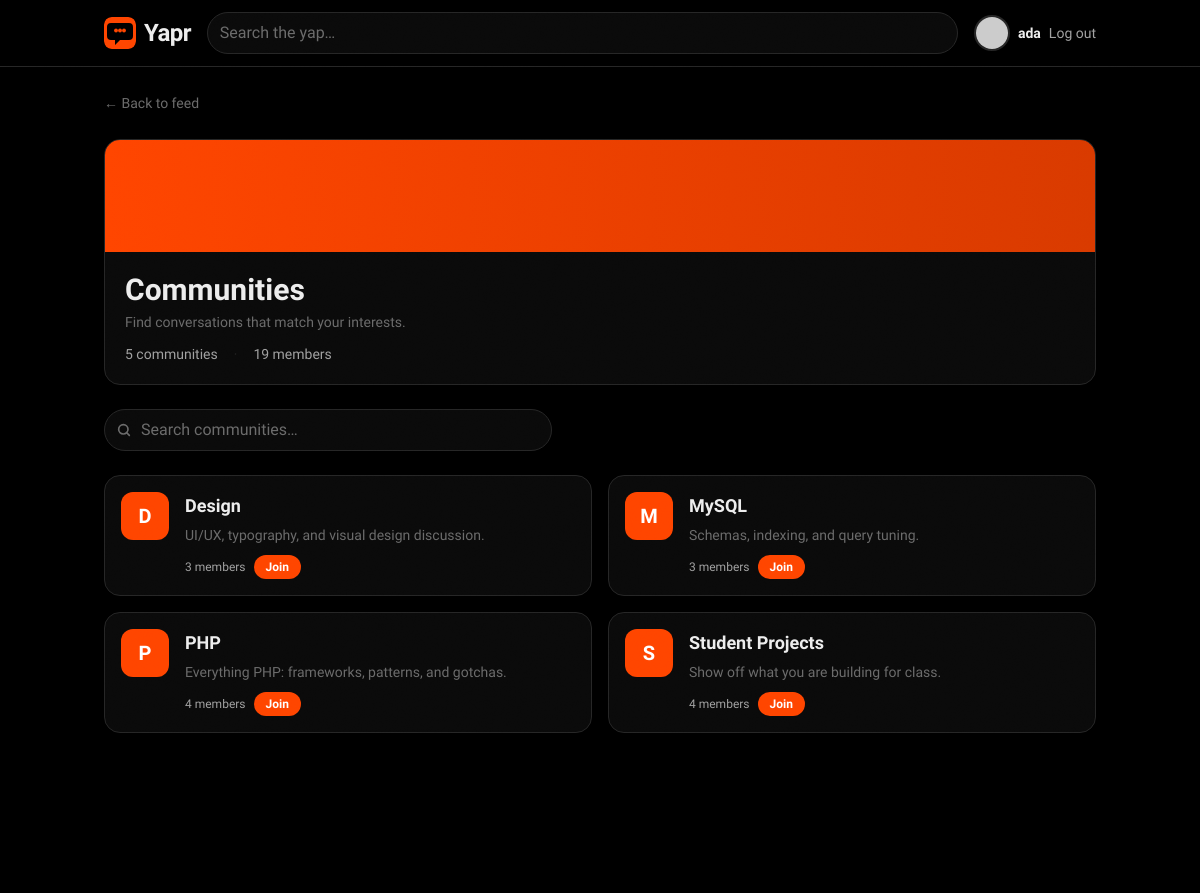
The page /communities.php (signed in) on the database its author committed.
### tables this page shows
CREATE TABLE communities (
    id          INT UNSIGNED AUTO_INCREMENT PRIMARY KEY,
    name        VARCHAR(50)  NOT NULL,
    slug        VARCHAR(60)  NOT NULL UNIQUE,
    description TEXT         DEFAULT NULL,
    owner_id    INT UNSIGNED NOT NULL,
    created_at  TIMESTAMP    NOT NULL DEFAULT CURRENT_TIMESTAMP,
    FOREIGN KEY (owner_id) REFERENCES users(id) ON DELETE CASCADE
);

### api/communities.php (the view, shortened to what this page needs)
<?php
require __DIR__ . '/includes/db.php';
require __DIR__ . '/includes/helpers.php';
require __DIR__ . '/includes/header.php';
$query = mysqli_real_escape_string($conn, trim($_GET['q'] ?? ''));
if ($query !== '') {
    $result = mysqli_query($conn, "
        SELECT c.*, (SELECT COUNT(*) FROM community_members WHERE community_id = c.id) AS members_count
        FROM communities c
        WHERE c.name LIKE '%$query%' OR c.description LIKE '%$query%'
        ORDER BY c.name ASC
    ");
} else {
    $result = mysqli_query($conn, "
        SELECT c.*, (SELECT COUNT(*) FROM community_members WHERE community_id = c.id) AS members_count
        FROM communities c ORDER BY c.name ASC
    ");
}
$filtered = mysqli_fetch_all($result, MYSQLI_ASSOC);
$totalMembers = array_sum(array_column($filtered, 'members_count'));
?>
<div class="space-y-6">
  <a href="index.php" class="text-sm text-ink-faint transition hover:text-pop">&larr; Back to feed</a>
  <div class="card reveal overflow-hidden">
    <div aria-hidden="true" class="h-28 animate-gradient-pan bg-[length:200%_200%] bg-gradient-to-r from-pop via-pop-dark to-ink"></div>
    <div class="p-5">
      <h1 class="font-display text-3xl font-bold text-ink">Communities</h1>
      <p class="mt-1 text-sm text-ink-faint">Find conversations that match your interests.</p>
      <div class="mt-3 flex flex-wrap items-center gap-4 text-sm text-ink-soft">
        <span><?= count($filtered) ?> communities</span>
        <span class="text-line">&middot;</span>
        <span><?= number_format($totalMembers) ?> members</span>
      </div>
    </div>
  </div>
  <form action="communities.php" method="get" class="reveal" style="--reveal-delay:60ms">
    <div class="relative max-w-md">
      <svg aria-hidden="true" class="absolute left-3 top-1/2 -translate-y-1/2 text-ink-faint" width="16" height="16" viewBox="0 0 24 24" fill="none" stroke="currentColor" stroke-width="2.5" stroke-linecap="round"><circle cx="11" cy="11" r="7"/><path d="m20 20-4.3-4.3"/></svg>
      <input type="search" id="community-search" name="q"
             placeholder="Search communities…"
             value="<?= esc($query) ?>"
             class="field rounded-full pl-9">
    </div>
  </form>
  <?php if (empty($filtered)): ?>
    <div class="card reveal p-12 text-center">
      <p class="font-display text-lg font-semibold text-ink">No results found</p>
      <p class="mt-1 text-sm text-ink-faint">No communities match "<?= esc($query) ?>". Try a different search.</p>
      <a href="communities.php" class="btn-pop mt-4 inline-flex">Clear search</a>
    </div>
  <?php else: ?>
    <div class="grid gap-4 sm:grid-cols-2">
      <?php foreach ($filtered as $i => $c):
        $name = esc($c['name']);
        $slug = esc($c['slug']);
        $desc = esc($c['description']);
        $members = esc(number_format($c['members_count']));
        $initial = esc(mb_strtoupper(mb_substr($c['name'], 0, 1)));
        $delay = ($i + 1) * 70;
      ?>
        <div class="reveal" style="--reveal-delay:<?= $delay ?>ms">
          <a href="community.php?slug=<?= $slug ?>" class="card group flex gap-4 p-4">
            <span class="flex h-12 w-12 shrink-0 items-center justify-center rounded-xl bg-pop font-display text-xl font-black text-white transition duration-300 group-hover:scale-110"><?= $initial ?></span>
            <div class="min-w-0 flex-1">
              <h2 class="font-display text-lg font-semibold text-ink transition group-hover:text-pop"><?= $name ?></h2>
              <p class="mt-1 line-clamp-2 text-sm leading-relaxed text-ink-faint"><?= $desc ?></p>
              <div class="mt-2 flex items-center gap-2">
                <span class="text-xs font-medium text-ink-soft"><?= $members ?> members</span>
                <button type="button" class="btn-pop !py-1 !px-3 !text-xs">Join</button>
              </div>
            </div>
          </a>
        </div>
      <?php endforeach; ?>
    </div>
  <?php endif; ?>
</div>
<?php require __DIR__ . '/includes/footer.php'; ?>

### public/css/polish.css (style rules this page uses)
.reveal { opacity: 0; transform: translateY(20px); transition: opacity 0.35s cubic-bezier(0.23, 1, 0.32, 1), transform 0.35s cubic-bezier(0.23, 1, 0.32, 1); transition-delay: var(--reveal-delay, 0ms); }
.reveal.visible { opacity: 1; transform: translateY(0); }
.ripple-container { position: relative; overflow: hidden; }
html { background: #000; }

### api/includes/header.php (style rules this page uses)
:root { --ease-out: cubic-bezier(0.23, 1, 0.32, 1); }
body { background: #000000; -webkit-font-smoothing: antialiased; -moz-osx-font-smoothing: grayscale; }
.card { position: relative; border-radius: 1rem; border: 1px solid #262626; background: #0a0a0a; transition: transform 200ms var(--ease-out), border-color 200ms var(--ease-out), box-shadow 200ms var(--ease-out); }
.btn-primary, .btn-pop { display: inline-flex; align-items: center; justify-content: center; border-radius: 9999px; padding: 0.5rem 1rem; font-size: 0.875rem; font-weight: 600; transition: transform 150ms var(--ease-out), background 150ms var(--ease-out), color 150ms var(--ease-out); }
.btn-pop { background: #ff4500; color: #fff; }
.field { width: 100%; border-radius: 0.75rem; border: 1px solid #262626; background: #0a0a0a; padding: 0.5rem 0.75rem; color: #ededed; transition: border-color 150ms var(--ease-out), box-shadow 150ms var(--ease-out); }
.field::placeholder { color: #6b6b6b; }

### rows shown on the page
communities: $delay 70 (drawn), name "D", name "Design", description "UI/UX, typography, and visual design discussion.", members "3"
communities: $delay 140 (drawn), name "M", name "MySQL", description "Schemas, indexing, and query tuning.", members "3"
communities: $delay 210 (drawn), name "P", name "PHP", description "Everything PHP: frameworks, patterns, and gotchas.", members "4"
communities: $delay 280 (drawn), name "S", name "Student Projects", description "Show off what you are building for class.", members "4"

### other values the page prints
$user['username'] "ada"
count($filtered) "5"
$totalMembers "19"
